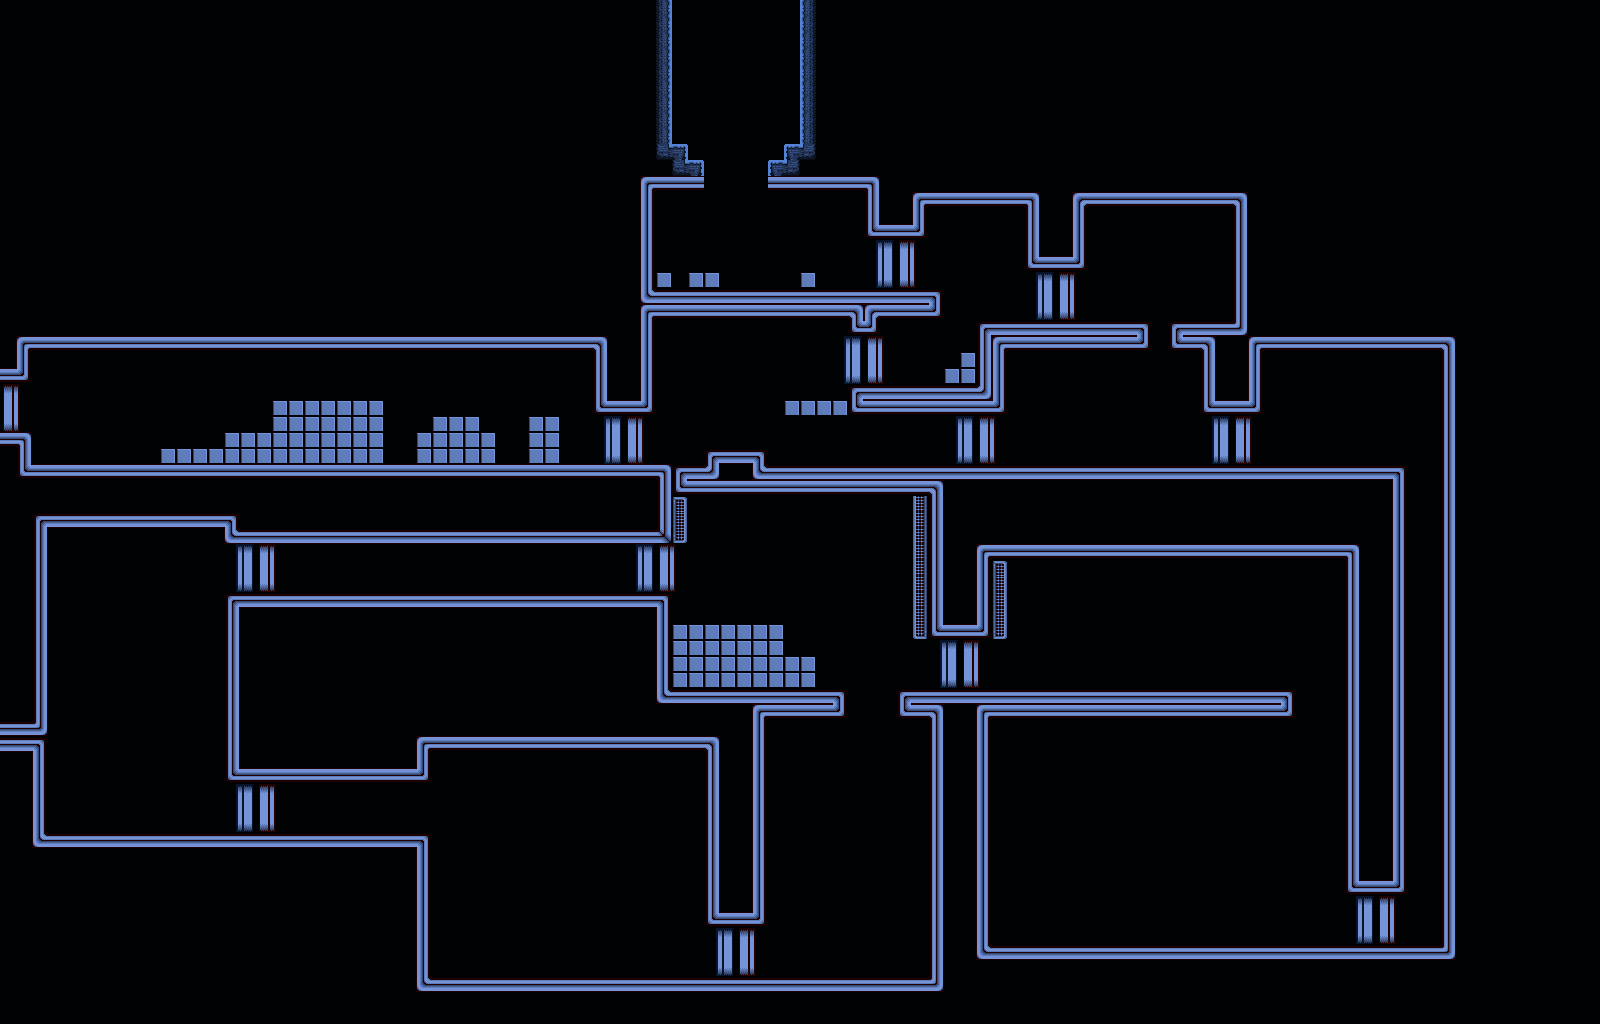

A level layout from a 2D game, rendered from its tile map. Below: a short description, then the map file with tile-grid data replaced by summaries:
An orthogonal 100x64 tile map with 16x16 px tiles, 4 tile layers (Background, Ground, Door Underlayer, Doors), 2 tilesets.

<map version="1.9" tiledversion="1.9.2" orientation="orthogonal" renderorder="right-down" width="100" height="64" tilewidth="16" tileheight="16" infinite="0" nextlayerid="5" nextobjectid="1">
 <tileset firstgid="1" source="A1_Blue_v1.tsx" />
 <tileset firstgid="85" source="EarthTiles.tsx" />
 <layer id="3" name="Background" width="100" height="64">
  <data>[6400 cells, 6400 non-empty, 1 distinct tile ids]</data>
 </layer>
 <layer id="2" name="Ground" width="100" height="64">
  <data>[6400 cells, 971 non-empty, 28 distinct tile ids]</data>
 </layer>
 <layer id="4" name="Door Underlayer" width="100" height="64">
  <data>[6400 cells, 12 non-empty, 1 distinct tile ids]</data>
 </layer>
 <layer id="1" name="Doors" width="100" height="64">
  <data>[6400 cells, 152 non-empty, 14 distinct tile ids]</data>
 </layer>
</map>